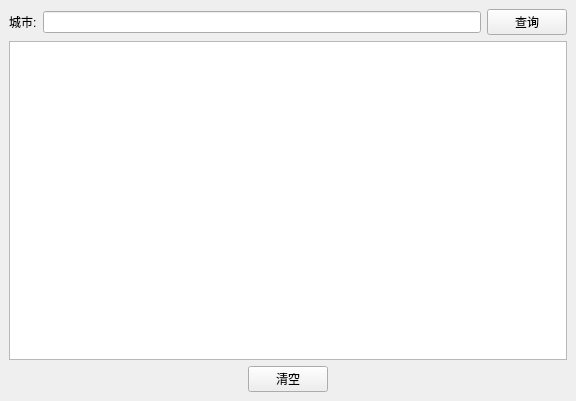
<?xml version="1.0" encoding="UTF-8"?>
<ui version="4.0">
 <class>WeatherCheck</class>
 <widget class="QMainWindow" name="WeatherCheck">
  <property name="geometry">
   <rect>
    <x>0</x>
    <y>0</y>
    <width>576</width>
    <height>401</height>
   </rect>
  </property>
  <property name="windowTitle">
   <string>WeatherCheck</string>
  </property>
  <property name="windowIcon">
   <iconset>
    <normaloff>images/weather.png</normaloff>images/weather.png</iconset>
  </property>
  <property name="styleSheet">
   <string notr="true"/>
  </property>
  <widget class="QWidget" name="centralwidget">
   <layout class="QHBoxLayout" name="horizontalLayout_2">
    <item>
     <layout class="QVBoxLayout" name="verticalLayout">
      <item>
       <layout class="QHBoxLayout" name="horizontalLayout">
        <item>
         <widget class="QLabel" name="label_city">
          <property name="text">
           <string>城市:</string>
          </property>
         </widget>
        </item>
        <item>
         <widget class="QLineEdit" name="lineEdit_city"/>
        </item>
        <item>
         <widget class="QPushButton" name="pushButton_inquire">
          <property name="text">
           <string>查询</string>
          </property>
          <property name="icon">
           <iconset>
            <normaloff>images/check.png</normaloff>images/check.png</iconset>
          </property>
         </widget>
        </item>
       </layout>
      </item>
      <item>
       <widget class="QTextEdit" name="textEdit_show">
        <property name="readOnly">
         <bool>true</bool>
        </property>
       </widget>
      </item>
      <item>
       <layout class="QHBoxLayout" name="horizontalLayout_3">
        <item>
         <spacer name="horizontalSpacer">
          <property name="orientation">
           <enum>Qt::Horizontal</enum>
          </property>
          <property name="sizeHint" stdset="0">
           <size>
            <width>40</width>
            <height>20</height>
           </size>
          </property>
         </spacer>
        </item>
        <item>
         <widget class="QPushButton" name="pushButton_clearall">
          <property name="text">
           <string>清空</string>
          </property>
          <property name="icon">
           <iconset>
            <normaloff>images/clear.png</normaloff>images/clear.png</iconset>
          </property>
         </widget>
        </item>
        <item>
         <spacer name="horizontalSpacer_2">
          <property name="orientation">
           <enum>Qt::Horizontal</enum>
          </property>
          <property name="sizeHint" stdset="0">
           <size>
            <width>40</width>
            <height>20</height>
           </size>
          </property>
         </spacer>
        </item>
       </layout>
      </item>
     </layout>
    </item>
   </layout>
  </widget>
 </widget>
 <resources/>
 <connections>
  <connection>
   <sender>pushButton_clearall</sender>
   <signal>clicked()</signal>
   <receiver>textEdit_show</receiver>
   <slot>clear()</slot>
   <hints>
    <hint type="sourcelabel">
     <x>288</x>
     <y>377</y>
    </hint>
    <hint type="destinationlabel">
     <x>287</x>
     <y>200</y>
    </hint>
   </hints>
  </connection>
 </connections>
</ui>
